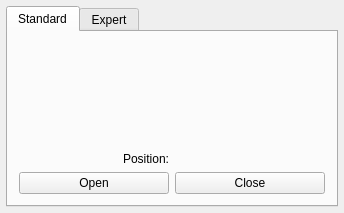
<?xml version="1.0" encoding="UTF-8"?>
<ui version="4.0">
 <class>VlvtIo</class>
 <widget class="QWidget" name="VlvtIo">
  <property name="geometry">
   <rect>
    <x>0</x>
    <y>0</y>
    <width>344</width>
    <height>213</height>
   </rect>
  </property>
  <property name="windowTitle">
   <string>VlvtIo</string>
  </property>
  <layout class="QGridLayout" name="gridLayout">
   <property name="margin">
    <number>6</number>
   </property>
   <item row="0" column="0">
    <widget class="QTabWidget" name="tabWidget">
     <property name="minimumSize">
      <size>
       <width>280</width>
       <height>201</height>
      </size>
     </property>
     <property name="currentIndex">
      <number>0</number>
     </property>
     <widget class="QWidget" name="tab">
      <attribute name="title">
       <string>Standard</string>
      </attribute>
      <layout class="QGridLayout" name="gridLayout_2">
       <item row="2" column="0">
        <widget class="QLabel" name="label">
         <property name="text">
          <string>Position:</string>
         </property>
         <property name="alignment">
          <set>Qt::AlignRight|Qt::AlignTrailing|Qt::AlignVCenter</set>
         </property>
        </widget>
       </item>
       <item row="2" column="1">
        <widget class="TReaderWriter" name="tReaderWriter">
         <property name="source">
          <string>$1/Position</string>
         </property>
         <property name="targets">
          <string/>
         </property>
        </widget>
       </item>
       <item row="3" column="0">
        <widget class="TPushButton" name="tPushButton">
         <property name="text">
          <string>Open</string>
         </property>
         <property name="targets">
          <string>$1-&gt;Open;</string>
         </property>
        </widget>
       </item>
       <item row="3" column="1">
        <widget class="TPushButton" name="tPushButton_2">
         <property name="text">
          <string>Close</string>
         </property>
         <property name="targets">
          <string>$1-&gt;Close;</string>
         </property>
        </widget>
       </item>
       <item row="0" column="0" colspan="2">
        <widget class="TLabel" name="tState">
         <property name="sizePolicy">
          <sizepolicy hsizetype="Minimum" vsizetype="Minimum">
           <horstretch>0</horstretch>
           <verstretch>2</verstretch>
          </sizepolicy>
         </property>
         <property name="source">
          <string>$1/State</string>
         </property>
        </widget>
       </item>
       <item row="1" column="0" colspan="2">
        <widget class="TLabel" name="tLabel_2">
         <property name="sizePolicy">
          <sizepolicy hsizetype="Minimum" vsizetype="Minimum">
           <horstretch>0</horstretch>
           <verstretch>1</verstretch>
          </sizepolicy>
         </property>
         <property name="source">
          <string>$1/status</string>
         </property>
        </widget>
       </item>
      </layout>
     </widget>
     <widget class="QWidget" name="tab_2">
      <attribute name="title">
       <string>Expert</string>
      </attribute>
      <layout class="QVBoxLayout">
       <property name="spacing">
        <number>6</number>
       </property>
       <property name="margin">
        <number>9</number>
       </property>
       <item>
        <layout class="QHBoxLayout">
         <property name="spacing">
          <number>6</number>
         </property>
         <property name="margin">
          <number>0</number>
         </property>
         <item>
          <widget class="QLabel" name="label_2">
           <property name="text">
            <string>Control:</string>
           </property>
           <property name="alignment">
            <set>Qt::AlignRight|Qt::AlignTrailing|Qt::AlignVCenter</set>
           </property>
          </widget>
         </item>
         <item>
          <widget class="TLabel" name="tLabel">
           <property name="source">
            <string>$1/localctrl</string>
           </property>
          </widget>
         </item>
        </layout>
       </item>
       <item>
        <widget class="TLabel" name="tLabel_3">
         <property name="trueColor">
          <color>
           <red>93</red>
           <green>234</green>
           <blue>78</blue>
          </color>
         </property>
         <property name="falseColor">
          <color>
           <red>255</red>
           <green>233</green>
           <blue>68</blue>
          </color>
         </property>
         <property name="trueString">
          <string>Open Enabled</string>
         </property>
         <property name="falseString">
          <string>Open Disabled</string>
         </property>
         <property name="source">
          <string>$1/abigroup</string>
         </property>
        </widget>
       </item>
       <item>
        <widget class="TTable" name="tVlvtIoStat">
         <property name="numRows">
          <number>4</number>
         </property>
         <property name="numColumns">
          <number>2</number>
         </property>
         <property name="trueColors">
          <string>4284344910;4284344910;4284344910;4284344910;4294967295;4293342999;4293342999;4293342999</string>
         </property>
         <property name="falseColors">
          <string>4294967295;4294967295;4293342999;4294961476;4294967295;4294967295;4294967295;4294967295</string>
         </property>
         <property name="trueStrings">
          <string>Open;Close;VLV TMP OPEN;Operation;Intlk Bypass;Open Err;Close Err;Both Contacts</string>
         </property>
         <property name="falseStrings">
          <string>---;---;VLV TMP CLOSED;Cutoff;---;---;---;---</string>
         </property>
         <property name="displayMask">
          <string/>
         </property>
         <property name="source">
          <string>$1/ValveStat</string>
         </property>
        </widget>
       </item>
      </layout>
     </widget>
    </widget>
   </item>
  </layout>
 </widget>
 <layoutdefault spacing="6" margin="11"/>
 <pixmapfunction>qPixmapFromMimeSource</pixmapfunction>
 <customwidgets>
  <customwidget>
   <class>TLabel</class>
   <extends>ELabel</extends>
   <header>TLabel</header>
  </customwidget>
  <customwidget>
   <class>TTable</class>
   <extends>EFlag</extends>
   <header>TTable</header>
  </customwidget>
  <customwidget>
   <class>TPushButton</class>
   <extends>QPushButton</extends>
   <header>TPushButton</header>
  </customwidget>
  <customwidget>
   <class>TReaderWriter</class>
   <extends>TLabel</extends>
   <header>TReaderWriter</header>
  </customwidget>
  <customwidget>
   <class>ELabel</class>
   <extends>QLabel</extends>
   <header>ELabel</header>
  </customwidget>
  <customwidget>
   <class>EFlag</class>
   <extends>QWidget</extends>
   <header>EFlag</header>
  </customwidget>
 </customwidgets>
 <resources/>
 <connections/>
</ui>
